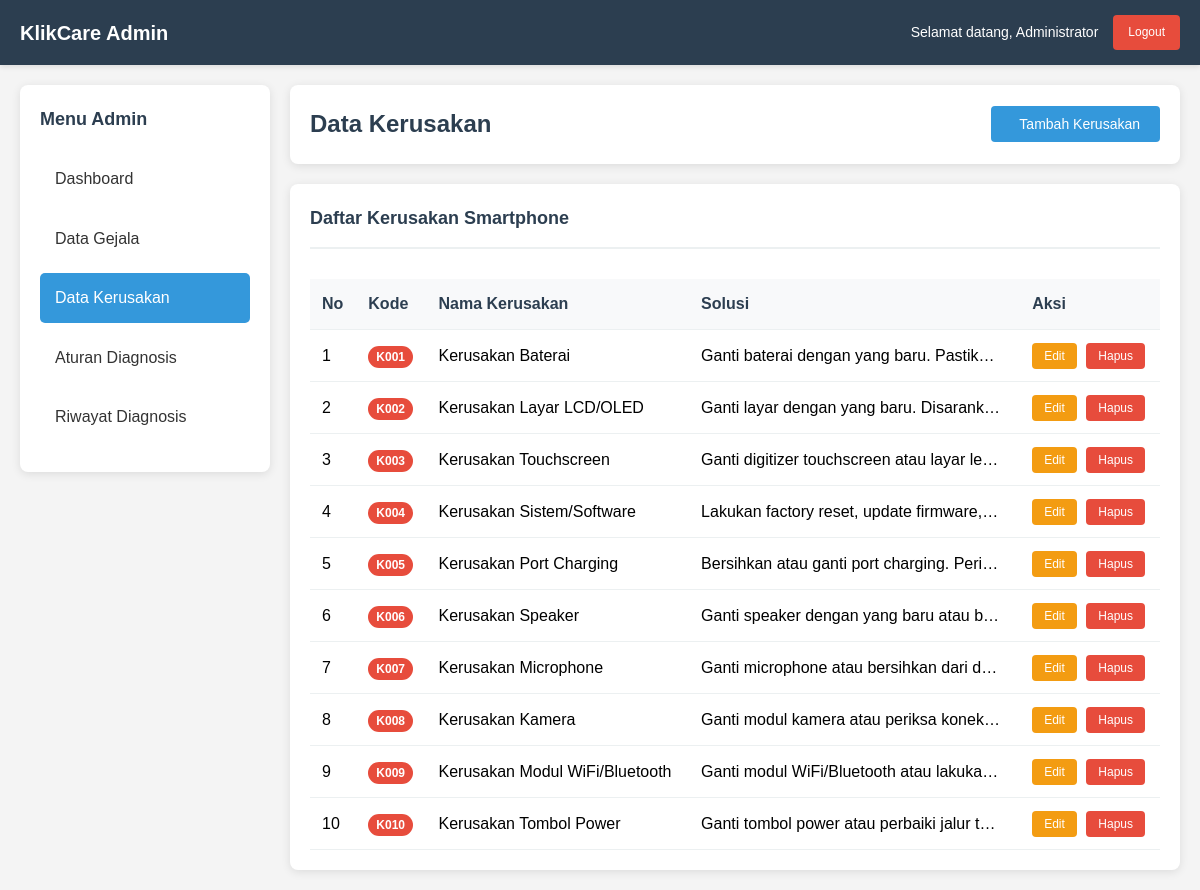
Page /admin/kerusakan.php (signed in) on the committed database.
### tables this page shows
CREATE TABLE kerusakan (
    id INT AUTO_INCREMENT PRIMARY KEY,
    kode_kerusakan VARCHAR(10) NOT NULL UNIQUE,
    nama_kerusakan VARCHAR(255) NOT NULL,
    solusi TEXT NOT NULL,
    created_at TIMESTAMP DEFAULT CURRENT_TIMESTAMP
);

### config/database.php (called while the page is built, shortened)
<?php
class Database {
    private $host = 'localhost';
    private $username = 'root';
    private $password = '';
    private $database = 'spforward_chaining';
    private $connection;
    private function connect() {
        try {
            $this->connection = new mysqli($this->host, $this->username, $this->password, $this->database);
            $this->connection->set_charset("utf8");
        } catch (Exception $e) {
            die("Database connection error: " . $e->getMessage());
        }
    }
    public function query($sql) {
        return $this->connection->query($sql);
    }
}
?>

### admin/kerusakan.php (the view, shortened to what this page needs)
<?php
require_once '../config/database.php';
$db = new Database();
$kerusakan_list = [];
$result = $db->query("SELECT * FROM kerusakan ORDER BY kode_kerusakan");
if ($result && $result->num_rows > 0) {
    while ($row = $result->fetch_assoc()) {
        $kerusakan_list[] = $row;
    }
}
?>
<!DOCTYPE html>
<html lang="id">
<head>
    <link rel="stylesheet" href="../assets/css/adminstyle.css">
</head>
<body>
    <div class="header">
        <div class="header-content">
            <div class="logo">KlikCare Admin</div>
            <div class="user-info">
                <span class="user-name">Selamat datang, <?php echo $_SESSION['admin_nama']; ?></span>
                <a href="logout.php" class="logout-btn">Logout</a>
            </div>
        </div>
    </div>
    <div class="container">
        <div class="main-wrapper">
            <div class="sidebar">
                <h3>Menu Admin</h3>
                <ul>
                    <li><a href="dashboard.php">Dashboard</a></li>
                    <li><a href="gejala.php">Data Gejala</a></li>
                    <li><a href="kerusakan.php" class="active">Data Kerusakan</a></li>
                    <li><a href="aturan.php">Aturan Diagnosis</a></li>
                    <li><a href="riwayat.php">Riwayat Diagnosis</a></li>
                </ul>
            </div>
            <div class="main-content">
                <div class="page-header">
                    <h1 class="page-title">Data Kerusakan</h1>
                    <button class="btn-primary" onclick="openAddModal()">
                        <i class="icon-plus"></i>Tambah Kerusakan
                    </button>
                </div>
                <div class="table-section">
                    <div class="table-header">
                        <h3 class="table-title">Daftar Kerusakan Smartphone</h3>
                    </div>
                    <?php if (empty($kerusakan_list)): ?>
                        <div class="no-data">
                            <p>Belum ada data kerusakan</p>
                        </div>
                    <?php else: ?>
                        <div class="table-wrapper">
                            <table>
                                <thead>
                                    <tr>
                                        <th>No</th>
                                        <th>Kode</th>
                                        <th>Nama Kerusakan</th>
                                        <th>Solusi</th>
                                        <th>Aksi</th>
                                    </tr>
                                </thead>
                                <tbody>
                                    <?php foreach ($kerusakan_list as $index => $kerusakan): ?>
                                        <tr>
                                            <td><?php echo $index + 1; ?></td>
                                            <td><span class="kode-badge-kerusakan"><?php echo $kerusakan['kode_kerusakan']; ?></span></td>
                                            <td><?php echo htmlspecialchars($kerusakan['nama_kerusakan']); ?></td>
                                            <td>
                                                <div style="max-width: 300px; overflow: hidden; text-overflow: ellipsis; white-space: nowrap;">
                                                    <?php echo htmlspecialchars($kerusakan['solusi']); ?>
                                                </div>
                                            </td>
                                            <td>
                                                <button class="btn-edit" onclick="editKerusakan(<?php echo htmlspecialchars(json_encode($kerusakan)); ?>)">
                                                    Edit
                                                </button>
                                                <button class="btn-delete" onclick="deleteKerusakan(<?php echo $kerusakan['id']; ?>, '<?php echo htmlspecialchars($kerusakan['nama_kerusakan']); ?>')">
                                                    Hapus
                                                </button>
                                            </td>
                                        </tr>
                                    <?php endforeach; ?>
                                </tbody>
                            </table>
                        </div>
                    <?php endif; ?>
                </div>
            </div>
        </div>
    </div>
</body>
</html>

### assets/css/adminstyle.css (style rules this page uses)
* { margin: 0; padding: 0; box-sizing: border-box; }
body { font-family: Arial, sans-serif; background-color: #f4f4f4; line-height: 1.6; }
.header { background-color: #2c3e50; color: white; padding: 15px 20px; box-shadow: 0 2px 5px rgba(0,0,0,0.1); }
.header-content { display: flex; justify-content: space-between; align-items: center; max-width: 1200px; margin: 0 auto; }
.logo { font-size: 20px; font-weight: bold; }
.user-info { display: flex; align-items: center; gap: 15px; }
.user-name { font-size: 14px; }
.logout-btn { background-color: #e74c3c; color: white; padding: 8px 15px; border: none; border-radius: 4px; cursor: pointer; text-decoration: none; font-size: 12px; transition: background-color 0.3s ease; }
.container { max-width: 1200px; margin: 0 auto; padding: 20px; }
.main-wrapper { display: flex; gap: 20px; }
.sidebar { width: 250px; background-color: white; padding: 20px; height: fit-content; border-radius: 8px; box-shadow: 0 2px 10px rgba(0,0,0,0.1); }
.sidebar h3 { margin-bottom: 20px; color: #2c3e50; font-size: 18px; }
.sidebar ul { list-style: none; }
.sidebar ul li { margin-bottom: 10px; }
.sidebar ul li a { display: block; padding: 12px 15px; color: #333; text-decoration: none; border-radius: 5px; transition: background-color 0.3s ease; }
.sidebar ul li a.active { background-color: #3498db; color: white; }
.main-content { flex: 1; }
.page-header { background-color: white; padding: 20px; margin-bottom: 20px; border-radius: 8px; box-shadow: 0 2px 10px rgba(0,0,0,0.1); display: flex; justify-content: space-between; align-items: center; }
.page-title { font-size: 24px; color: #2c3e50; margin: 0; }
.btn-primary { background-color: #3498db; color: white; padding: 10px 20px; border: none; border-radius: 4px; cursor: pointer; text-decoration: none; font-size: 14px; display: inline-flex; align-items: center; gap: 8px; transition: background-color 0.3s ease; }
.btn-edit { background-color: #f39c12; color: white; padding: 6px 12px; border: none; border-radius: 4px; cursor: pointer; font-size: 12px; margin-right: 5px; transition: background-color 0.3s ease; }
.btn-delete { background-color: #e74c3c; color: white; padding: 6px 12px; border: none; border-radius: 4px; cursor: pointer; font-size: 12px; transition: background-color 0.3s ease; }
.table-section { background-color: white; padding: 20px; border-radius: 8px; box-shadow: 0 2px 10px rgba(0,0,0,0.1); }
.table-header { margin-bottom: 20px; padding-bottom: 15px; border-bottom: 2px solid #ecf0f1; }
.table-title { font-size: 18px; color: #2c3e50; margin: 0; }
.table-wrapper { overflow-x: auto; }
table { width: 100%; border-collapse: collapse; margin-top: 10px; }
table th, table td { padding: 12px; text-align: left; border-bottom: 1px solid #ecf0f1; }
table th { background-color: #f8f9fa; font-weight: bold; color: #2c3e50; }
.kode-badge-kerusakan { background-color: #e74c3c; color: white; padding: 4px 8px; border-radius: 12px; font-size: 12px; font-weight: bold; }

### rows in the picture
kerusakan: kode_kerusakan "K001", nama_kerusakan "Kerusakan Baterai", solusi "Ganti baterai dengan yang baru. Pastik…"
kerusakan: kode_kerusakan "K002", nama_kerusakan "Kerusakan Layar LCD/OLED", solusi "Ganti layar dengan yang baru. Disarank…"
kerusakan: kode_kerusakan "K003", nama_kerusakan "Kerusakan Touchscreen", solusi "Ganti digitizer touchscreen atau layar le…"
kerusakan: kode_kerusakan "K004", nama_kerusakan "Kerusakan Sistem/Software", solusi "Lakukan factory reset, update firmware,…"
kerusakan: kode_kerusakan "K005", nama_kerusakan "Kerusakan Port Charging", solusi "Bersihkan atau ganti port charging. Peri…"
kerusakan: kode_kerusakan "K006", nama_kerusakan "Kerusakan Speaker", solusi "Ganti speaker dengan yang baru atau b…"
kerusakan: kode_kerusakan "K007", nama_kerusakan "Kerusakan Microphone", solusi "Ganti microphone atau bersihkan dari d…"
kerusakan: kode_kerusakan "K008", nama_kerusakan "Kerusakan Kamera", solusi "Ganti modul kamera atau periksa konek…"
kerusakan: kode_kerusakan "K009", nama_kerusakan "Kerusakan Modul WiFi/Bluetooth", solusi "Ganti modul WiFi/Bluetooth atau lakuka…"
kerusakan: kode_kerusakan "K010", nama_kerusakan "Kerusakan Tombol Power", solusi "Ganti tombol power atau perbaiki jalur t…"

### other values in the picture
$_SESSION['admin_nama'] "Administrator"
